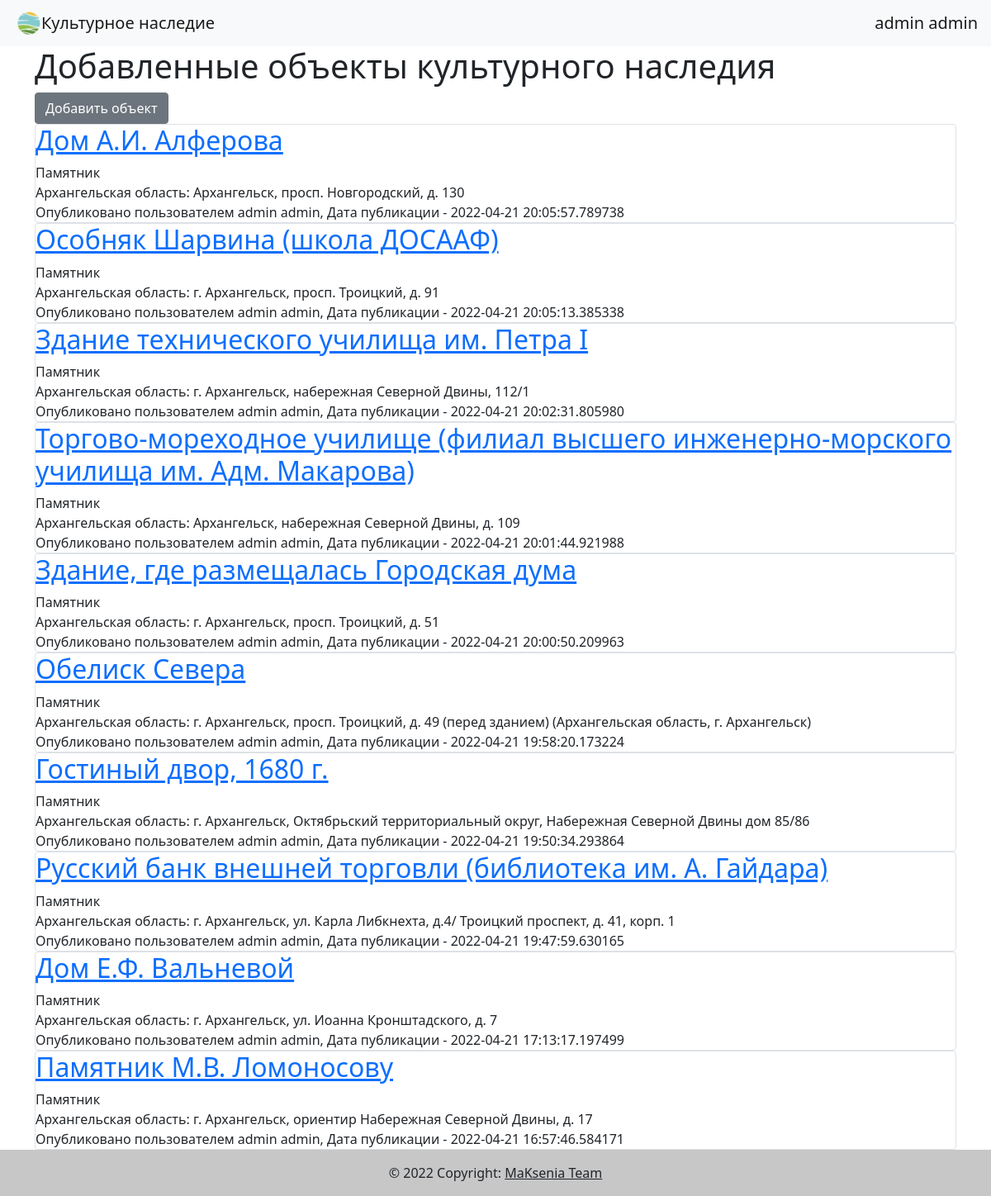
The page / (signed in) on the database its author committed.
### data/users.py (models this page shows, shortened)
class User(SqlAlchemyBase, UserMixin):
    __tablename__ = 'users'
    id = sqlalchemy.Column(sqlalchemy.Integer,
                           primary_key=True, autoincrement=True)
    first_name = sqlalchemy.Column(sqlalchemy.String, nullable=True)
    surname = sqlalchemy.Column(sqlalchemy.String, nullable=True)
    email = sqlalchemy.Column(sqlalchemy.String,
                              index=True, unique=True, nullable=True)
    hashed_password = sqlalchemy.Column(sqlalchemy.String, nullable=True)
    is_admin = sqlalchemy.Column(sqlalchemy.Boolean, default=False)
    objects = orm.relation("Object", back_populates='creator')
    comments = orm.relation("Comment", back_populates='user')

### data/objects.py (models this page shows)
class Object(SqlAlchemyBase):
    __tablename__ = 'objects'
    id = sqlalchemy.Column(sqlalchemy.Integer,
                           primary_key=True, autoincrement=True)
    object = sqlalchemy.Column(sqlalchemy.String, nullable=True)
    registry_number = sqlalchemy.Column(sqlalchemy.Integer, nullable=True)
    address = sqlalchemy.Column(sqlalchemy.String, nullable=True)
    longitude = sqlalchemy.Column(sqlalchemy.String, nullable=True)
    latitude = sqlalchemy.Column(sqlalchemy.String, nullable=True)
    region = sqlalchemy.Column(sqlalchemy.String, nullable=True)
    category_of_significance = sqlalchemy.Column(sqlalchemy.String, nullable=True)
    type_of_object = sqlalchemy.Column(sqlalchemy.String, nullable=True)
    is_unesco = sqlalchemy.Column(sqlalchemy.Boolean, default=False)
    picture_src = sqlalchemy.Column(sqlalchemy.String, nullable=True)
    created_date = sqlalchemy.Column(sqlalchemy.DateTime,
                                     default=datetime.datetime.now)
    creator_id = sqlalchemy.Column(sqlalchemy.Integer,
                                   sqlalchemy.ForeignKey("users.id"))
    creator = orm.relation('User')
    comments = orm.relation("Comment", back_populates='object', cascade='all, delete')

### main.py (the view)
@app.route('/index')
@app.route("/")
def index():
    db_sess = db_session.create_session()
    request = db_sess.query(Object).order_by(Object.id.desc()).all()
    return render_template("index.html", objects=request, title='Объекты культурного наследия')

### data/db_session.py (called while the page is built)
def create_session() -> Session:
    global __factory
    return __factory()

### main.py (called while the page is built)
@login_manager.user_loader
def load_user(user_id):
    db_sess = db_session.create_session()
    return db_sess.query(User).get(user_id)

### templates/index.html
{% extends "base.html" %}
{% block content %}
<h1>Добавленные объекты культурного наследия</h1>
{% if current_user.is_authenticated and current_user.is_admin %}
    <a href="addobject" class="btn btn-secondary">Добавить объект</a>
{% endif %}
{% for item in objects %}
<div class="col-md6 border rounded">
    <a href="object/{{item.id}}"><h2>{{item.object}}</h2></a>
    <div>
        {{item.type_of_object}}<br>
        {{item.region}}: {{item.address}}
    </div>
    <div>
        Опубликовано пользователем {{item.creator.first_name}} {{item.creator.surname}}, Дата публикации - {{item.created_date}}
    </div>
</div>
{% endfor %}
{% endblock %}

### templates/base.html (shortened to what this page needs)
<!doctype html>
<html lang="en">
<head>
    <link rel="stylesheet" href="https://cdn.jsdelivr.net/npm/bootstrap@5.1.3/dist/css/bootstrap.min.css">
</head>
<body>
<header>
    <nav class="navbar navbar-light bg-light">
        <a class="navbar-brand" href="http://127.0.0.1:8080" style="margin-right: 20px; margin-left: 20px;"><img src="{{ url_for('static', filename='logo.png') }}" width="30" height="30" class="d-inline-block align-top" alt="">Культурное наследие</a>
        {% if current_user.is_authenticated %}
        <a class="navbar-brand" href="/logout">{{ current_user.first_name }} {{ current_user.surname }}</a>
        {% else %}
        <p>
            <a class="btn btn-primary " href="/register" >Зарегистрироваться</a>
            <a class="btn btn-success" href="/login" style="margin-right: 20px;">Войти</a>
        </p>
        {% endif %}
    </nav>
</header>
<main role="main" class="container">
    {% block content %}{% endblock %}
</main>
</body>
<footer class="bg-light text-center text-lg-start">
    <div class="text-center p-3" style="background-color: rgba(0, 0, 0, 0.2);">
    © 2022 Copyright:
    <a class="text-dark">MaKsenia Team</a>
    </div>
</footer>
</html>

### rows shown on the page
User: first_name "admin", surname "admin"
Object: object "Дом А.И. Алферова", type_of_object "Памятник", region "Архангельская область", address "Архангельск, просп. Новгородский, д. 130", creator.first_name "admin", creator.surname "admin", created_date "2022-04-21 20:05:57.789738"
Object: object "Особняк Шарвина (школа ДОСААФ)", type_of_object "Памятник", region "Архангельская область", address "г. Архангельск, просп. Троицкий, д. 91", creator.first_name "admin", creator.surname "admin", created_date "2022-04-21 20:05:13.385338"
Object: object "Здание технического училища им. Петра I", type_of_object "Памятник", region "Архангельская область", address "г. Архангельск, набережная Северной Двины, 112/1", creator.first_name "admin", creator.surname "admin", created_date "2022-04-21 20:02:31.805980"
Object: object "Торгово-мореходное училище (филиал высшего инженерно-морского училища им. Адм. Макарова)", type_of_object "Памятник", region "Архангельская область", address "Архангельск, набережная Северной Двины, д. 109", creator.first_name "admin", creator.surname "admin", created_date "2022-04-21 20:01:44.921988"
Object: object "Здание, где размещалась Городская дума", type_of_object "Памятник", region "Архангельская область", address "г. Архангельск, просп. Троицкий, д. 51", creator.first_name "admin", creator.surname "admin", created_date "2022-04-21 20:00:50.209963"
Object: object "Обелиск Севера", type_of_object "Памятник", region "Архангельская область", address "г. Архангельск, просп. Троицкий, д. 49 (перед зданием) (Архангельская область, г. Архангельск)", creator.first_name "admin", creator.surname "admin", created_date "2022-04-21 19:58:20.173224"
Object: object "Гостиный двор, 1680 г.", type_of_object "Памятник", region "Архангельская область", address "г. Архангельск, Октябрьский территориальный округ, Набережная Северной Двины дом 85/86", creator.first_name "admin", creator.surname "admin", created_date "2022-04-21 19:50:34.293864"
Object: object "Русский банк внешней торговли (библиотека им. А. Гайдара)", type_of_object "Памятник", region "Архангельская область", address "г. Архангельск, ул. Карла Либкнехта, д.4/ Троицкий проспект, д. 41, корп. 1", creator.first_name "admin", creator.surname "admin", created_date "2022-04-21 19:47:59.630165"
Object: object "Дом Е.Ф. Вальневой", type_of_object "Памятник", region "Архангельская область", address "г. Архангельск, ул. Иоанна Кронштадского, д. 7", creator.first_name "admin", creator.surname "admin", created_date "2022-04-21 17:13:17.197499"
Object: object "Памятник М.В. Ломоносову", type_of_object "Памятник", region "Архангельская область", address "г. Архангельск, ориентир Набережная Северной Двины, д. 17", creator.first_name "admin", creator.surname "admin", created_date "2022-04-21 16:57:46.584171"
